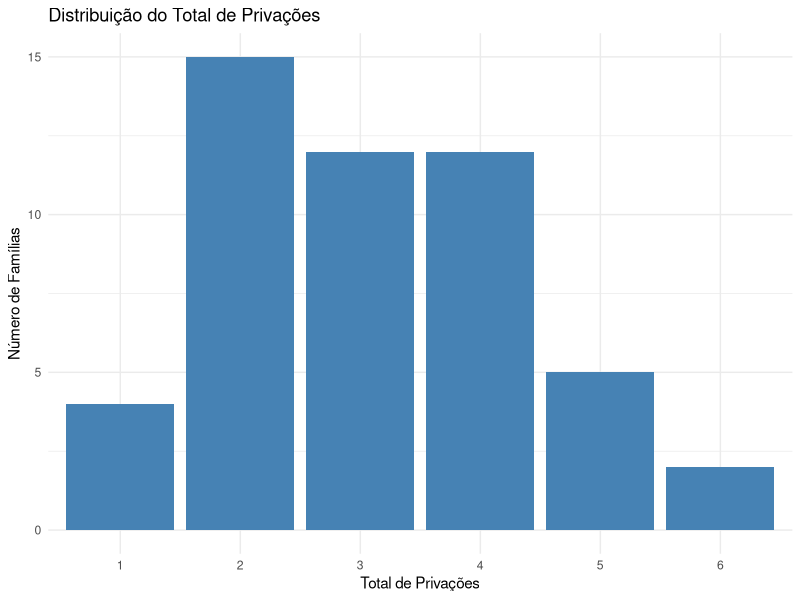
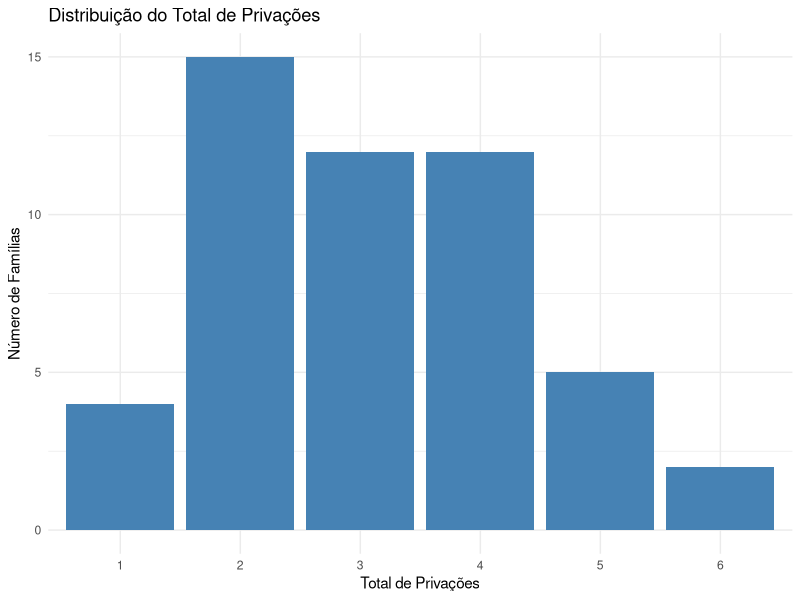

These figures' R source, in order:
# pobreza_multidimensional.R

# Pacotes
library(dplyr)
library(ggplot2)
library(readr)

# Dados
dados <- read_csv("dados_pobreza.csv")

# Indicadores binários de privação
dados <- dados %>%
  mutate(
    priv_educ = ifelse(anos_estudo_adulto < 5, 1, 0),
    priv_escola = ifelse(criancas_na_escola == 0, 1, 0),
    priv_agua = ifelse(agua_acesso == 0, 1, 0),
    priv_saneamento = ifelse(saneamento == 0, 1, 0),
    priv_luz = ifelse(eletricidade == 0, 1, 0),
    priv_piso = piso_terra,
    priv_bens = ifelse(bens_duraveis < 2, 1, 0),
    priv_renda = ifelse(renda_per_capita < 400, 1, 0)
  ) %>%
  mutate(
    total_privacoes = priv_educ + priv_escola + priv_agua + priv_saneamento +
                      priv_luz + priv_piso + priv_bens + priv_renda,
    pobre_multidimensional = ifelse(total_privacoes >= 3, 1, 0)
  )

# Proporção de pobreza
prop_pobreza <- mean(dados$pobre_multidimensional)
cat("Proporção de famílias em pobreza multidimensional:", round(prop_pobreza * 100, 2), "%\n")

# Visualização
dados %>%
  count(total_privacoes) %>%
  ggplot(aes(x = as.factor(total_privacoes), y = n)) +
  geom_col(fill = "steelblue") +
  labs(title = "Distribuição do Total de Privações",
       x = "Total de Privações",
       y = "Número de Famílias") +
  theme_minimal()

ggsave("visualizacoes/grafico_indicadores.png", width = 7, height = 5)
